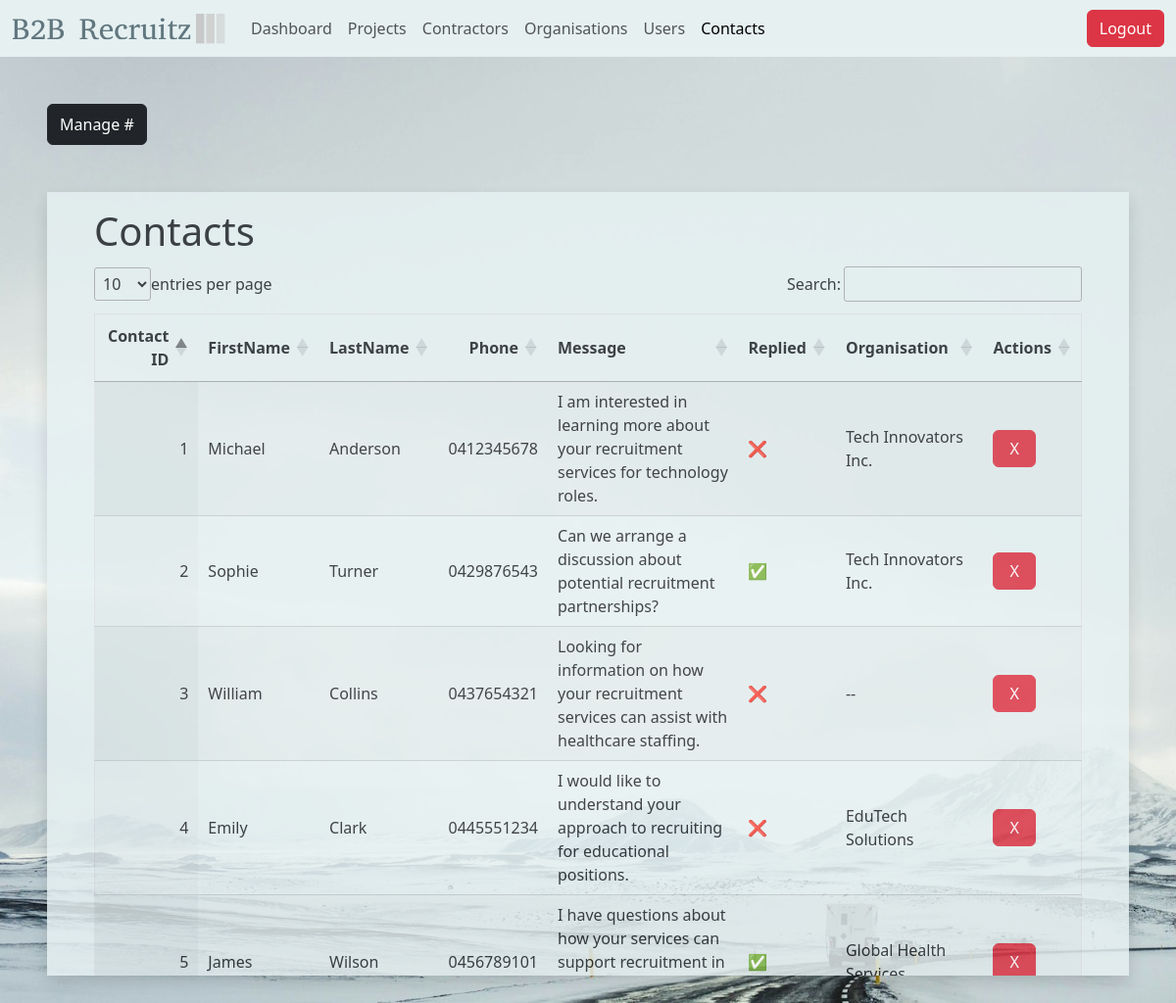
The page /contacts.php (signed in) on the database its author committed.
### tables this page shows
CREATE TABLE IF NOT EXISTS `Contact_Us` (
  `id` INT PRIMARY KEY NOT NULL AUTO_INCREMENT,
  `first_name` VARCHAR(255),
  `last_name` VARCHAR(255),
  `phone_number` VARCHAR(255),
  `message` VARCHAR(255),
  `replied` BOOLEAN,
  `org_id` INT
);

### database/connection.php (called while the page is built, shortened)
<?php
$host = 'localhost';
$dbname = 'fit2104_a3_lab4_group10';
$username = 'admin';
$password = 'admin';
$dbh = new PDO("mysql:host=$host;dbname=$dbname", $username, $password);
class OrgDAO
{
  private $dbh;
  public function __construct()
  {
    global $dbh;
    $this->dbh = $dbh;
  }
  public function getOrgs()
  {
    $sql = "SELECT * FROM Organisation";
    $stmt = $this->dbh->prepare($sql);
    $stmt->execute();
    $orgs = $stmt->fetchAll(PDO::FETCH_ASSOC);
    return $orgs;
  }
}
$orgDao = new OrgDAO();
class ContactDao
{
  private $dbh;
  public function __construct()
  {
    global $dbh;
    $this->dbh = $dbh;
  }
  public function getContacts()
  {
    $sql = "SELECT * FROM Contact_Us";
    $stmt = $this->dbh->prepare($sql);
    $stmt->execute();
    $contacts = $stmt->fetchAll(PDO::FETCH_ASSOC);
    return $contacts;
  }
}
$contactDao = new ContactDao();

### contacts.php (the view, shortened to what this page needs)
<!doctype html>
<html lang="en">
<head>
  <link rel="stylesheet" href="lib/datatables/dataTables.css" />
  <link href="https://cdn.jsdelivr.net/npm/bootstrap@5.3.3/dist/css/bootstrap.min.css" rel="stylesheet">
  <link rel="stylesheet" href="./assets/css/datatable.css" />
</head>
<body style="background-image: url('./assets/img/white-bg.jpg');">
  <header>
    <nav class="navbar navbar-expand-lg" style="background-color: #e6f0f1;">
      <div class="container-fluid">
        <a class="navbar-brand" href="/"><img src="./assets/img/b2b-logo.svg" alt="b2b-logo" width="220" /></a>
        <div class="collapse navbar-collapse" id="navbarScroll">
          <ul class="navbar-nav me-auto my-2 my-lg-0 navbar-nav-scroll" style="--bs-scroll-height: 100px;">
            <li class="nav-item">
              <a class="nav-link " aria-current="page" href="./dashboard.php">Dashboard</a>
            </li>
            <li class="nav-item">
              <a class="nav-link" href="./projects.php">Projects</a>
            </li>
            <li class="nav-item ">
              <a class="nav-link " href="./contractors.php">Contractors</a>
            </li>
            <li class="nav-item">
              <a class="nav-link" href="./organisations.php">Organisations</a>
            </li>
            <li class="nav-item">
              <a class="nav-link" href="./users.php">Users</a>
            </li>
            <li class="nav-item">
              <a class="nav-link active" href="./contacts.php">Contacts</a>
            </li>
          </ul>
          <a href="./logout.php" class="nav-link"><button class="btn btn-danger">Logout</button></a>
        </div>
      </div>
    </nav>
  </header>
  <button type="button" class="btn btn-dark mx-5 py-2 mt-5 " data-bs-toggle="modal" data-bs-target="#staticBackdrop">
    Manage #
  </button>
  <main class="m-5 px-5 py-3 shadow overflow-auto">
    <h1>Contacts</h1>
    <table id="userTable" class="display border">
      <thead>
        <tr>
          <th>Contact ID</th>
          <th>FirstName</th>
          <th>LastName</th>
          <th>Phone</th>
          <th>Message</th>
          <th>Replied</th>
          <th>Organisation</th>
          <th>Actions</th>
        </tr>
      </thead>
      <tbody>
        <?php
        include './database/connection.php';
        global $contactDao;
        global $orgDao;
        $orgs = $orgDao->getOrgs();
        $contacts = $contactDao->getContacts();
        $map = [];
        foreach ($orgs as $org) {
          $map[$org['id']] = $org['name'];
        }
        foreach ($contacts as $contact) {
          $orgName = isset($contact['org_id']) && isset($map[$contact['org_id']]) ? $map[$contact['org_id']] : "--";
        ?>
          <tr>
            <td><?= $contact['id']  ?></td>
            <td><?= $contact['first_name'] ?></td>
            <td><?= $contact['last_name'] ?></td>
            <td><?= $contact['phone_number'] ?></td>
            <td class="overflow-auto"><?= $contact['message'] ?></td>
            <td><?= ($contact['replied'] === 1 ? "✅" : "❌") ?></td>
            <td><?= $orgName ?></td>
            <td class="">
              <div class="d-flex align-items-center gap-2">
                <a href="delete.php?id2delete=<?= $contact['id'] ?>&mode=contact">
                  <button class="btn btn-danger px-3">X</button>
                </a>
              </div>
            </td>
          </tr>
        <?php } ?>
      </tbody>
    </table>
  </main>
</body>
</html>

### assets/css/datatable.css (style rules this page uses)
main { max-height: 800px; background-color: #e6f0f1; opacity: 0.85; }

### rows shown on the page
contact_us: id "1", first_name "Michael", last_name "Anderson", phone_number "0412345678", message "I am interested in learning more about your recruitment services for technology roles.", org "Tech Innovators Inc."
contact_us: id "2", first_name "Sophie", last_name "Turner", phone_number "0429876543", message "Can we arrange a discussion about potential recruitment partnerships?", org "Tech Innovators Inc."
contact_us: id "3", first_name "William", last_name "Collins", phone_number "0437654321", message "Looking for information on how your recruitment services can assist with healthcare staffing.", org "--"
contact_us: id "4", first_name "Emily", last_name "Clark", phone_number "0445551234", message "I would like to understand your approach to recruiting for educational positions.", org "EduTech Solutions"
contact_us: id "5", first_name "James", last_name "Wilson", phone_number "0456789101", message "I have questions about how your services can support recruitment in…", org "Global Health…"
